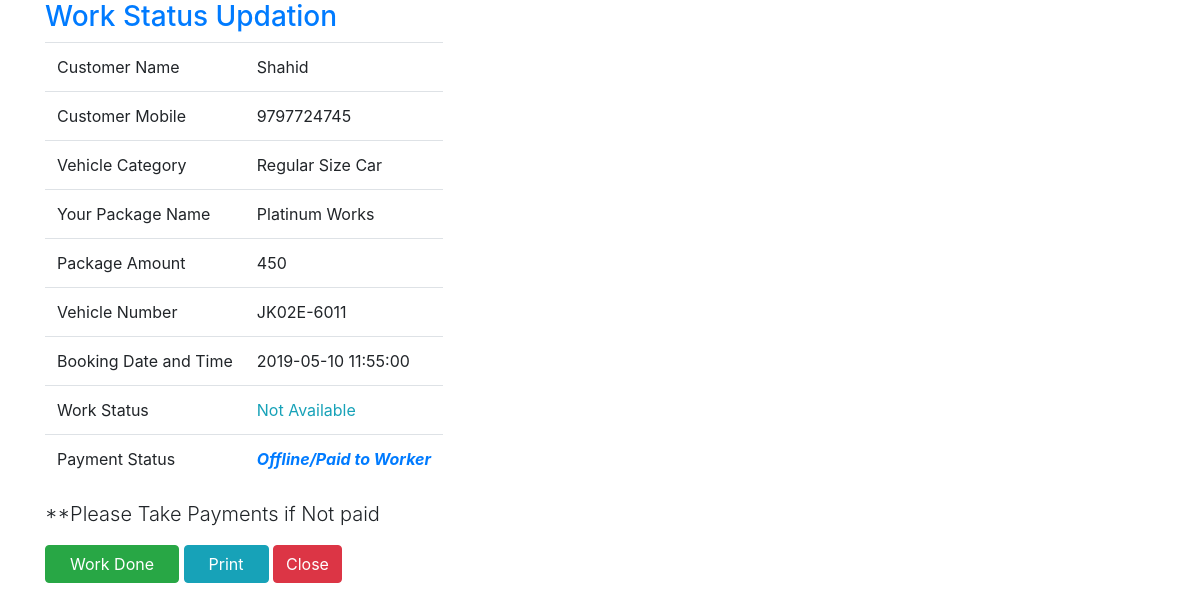
The page /workstatus.php?work_id=4 on the database its author committed.
### tables this page shows
CREATE TABLE `booking` (
  `id` int(8) NOT NULL,
  `cid` int(8) NOT NULL,
  `did` int(8) NOT NULL,
  `vehicleType` varchar(20) NOT NULL,
  `vehiclenumber` varchar(12) NOT NULL,
  `package` int(8) NOT NULL,
  `amount` int(8) NOT NULL,
  `date` datetime NOT NULL,
  `worker` int(8) NOT NULL,
  `status` varchar(15) NOT NULL DEFAULT 'Pending',
  `payment` varchar(25) NOT NULL DEFAULT 'Not Paid',
  `response` text NOT NULL
);

### workstatus.php (the view, shortened to what this page needs)
<!DOCTYPE html>
<?php
include("connection.php");
?>
<?php if(isset($_GET['work_id']))
	{
	$id=$_GET['work_id'];
?>
	<html>
		<head>
			<link rel="stylesheet" href="css/bootstrap.css">
		</head>
		<body>
		<div class="container">
		<div class="row">
		<div class="col-md-12">
			<div class = "panel panel-success" id="container">
					<div class = "panel-heading">
						<h3 class = "panel-title text-primary">Work Status Updation</h3>
					</div>
						<div class = "panel-body">
						 <table class = "table table-responsive">
						 <?php
						  $sql="SELECT date,vehiclenumber,payment,amount,status,
									(SELECT customerLogin.firstname FROM customerLogin WHERE customerLogin.id=booking.cid) AS customer,
										(SELECT customerLogin.phone FROM customerLogin WHERE customerLogin.id=booking.cid) AS customer_phone,
											(SELECT vehicletype.name FROM vehicletype WHERE vehicletype.id=booking.vehicleType) AS carname,
												(SELECT packages.name FROM packages WHERE packages.id=booking.package) AS Washpackage
													 FROM booking WHERE booking.id='$id'";
								if(!$result=mysqli_query($con, $sql)){die("Details cannot be fetched!".mysqli_error($con));}
								$row=mysqli_fetch_assoc($result);
						 ?>
							<tr>
							   <td>Customer Name </td><td><?php echo $row['customer']; ?></td>
							</tr>
							<tr>
							   <td>Customer Mobile</td> <td><?php echo $row['customer_phone']; ?></td>
							</tr>
							<tr>
							   <td>Vehicle Category</td><td><?php echo $row['carname']; ?></td>
							</tr>
							<tr>
							   <td>Your Package Name</td><td><?php echo $row['Washpackage']; ?></td>
							</tr>
							<tr>
							   <td>Package Amount</td><td><?php echo $row['amount']; ?></td>
							</tr>
							<tr>
							   <td>Vehicle Number</td><td><?php echo $row['vehiclenumber']; ?></td>
							</tr>
							<tr>
							   <td>Booking Date and Time</td><td><?php echo $row['date']; ?></td>
							</tr>
							<tr>
								<td>Work Status</td>
								<?php
								   if($row['status']!="Pending"){echo"<td class='text-info'>".$row['status']."</td>"; }
									else{echo"<td class='text-danger'><i>".$row['status']."</i></td>";}
								?>
							</tr>
							<tr>
							   <td>Payment Status</td>
							   <?php
								   if($row['payment']!="Not Paid"){echo"<td class='text-primary'><i><b>".$row['payment']."</b></i></td>";}
									else{echo"<td class='text-danger'><i><b>".$row['payment']."</b></i></td>";}
							    ?>
							</tr>
						 </table>
						</div>
							<p class="lead">**Please Take Payments if Not paid</p>
			</div>
			<div>
				<form method="POST" action="workstatus.php">
				<input type="submit" class="btn btn-success px-4" value="Work Done" id="workdone" name="workdone">
				<input type="button" class="btn btn-info px-4" value="Print" id="print" name="print" onclick="printContent()">
			    <a href="index.php" class="btn btn-danger">Close</a></td>
				</form>
			</div>
		</div>
		</div>
		</div>
		</body>
</html>
<?php
	}
	else{	header("location:index.php");	}
?>

### rows shown on the page
booking: amount "450", vehiclenumber "JK02E-6011", date "2019-05-10 11:55:00", status "Not Available", payment "Offline/Paid to Worker"

### other values the page prints
$row['customer'] "Shahid"
$row['customer_phone'] "9797724745"
$row['carname'] "Regular Size Car"
$row['Washpackage'] "Platinum Works"
